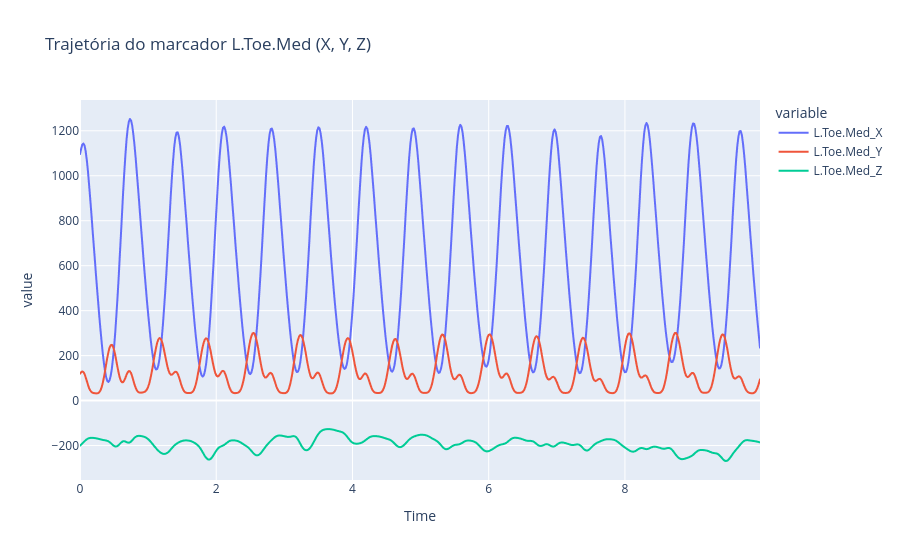

This figure's notebook cell:
### Code cell
px.line(df, x='Time', y=['L.Toe.Med_X', 'L.Toe.Med_Y', 'L.Toe.Med_Z'], title='Trajetória do marcador L.Toe.Med (X, Y, Z)').show()

### Figure 1 — Plotly figure (JSON) as saved in the notebook; plotly's stock layout.template omitted (floating-point values rounded to 4 significant figures; data arrays with more than 128 entries replaced by an {"elided": "..."} marker saying what was removed)
{"data": [{"hovertemplate": "variable=L.Toe.Med_X<br>Time=%{x}<br>value=%{y}<extra></extra>", "legendgroup": "L.Toe.Med_X", "line": {"color": "#636efa", "dash": "solid"}, "marker": {"symbol": "circle"}, "mode": "lines", "name": "L.Toe.Med_X", "showlegend": true, "type": "scattergl", "x": {"elided": "600 float values"}, "xaxis": "x", "y": {"elided": "600 float values"}, "yaxis": "y"}, {"hovertemplate": "variable=L.Toe.Med_Y<br>Time=%{x}<br>value=%{y}<extra></extra>", "legendgroup": "L.Toe.Med_Y", "line": {"color": "#EF553B", "dash": "solid"}, "marker": {"symbol": "circle"}, "mode": "lines", "name": "L.Toe.Med_Y", "showlegend": true, "type": "scattergl", "x": {"elided": "600 float values"}, "xaxis": "x", "y": {"elided": "600 float values"}, "yaxis": "y"}, {"hovertemplate": "variable=L.Toe.Med_Z<br>Time=%{x}<br>value=%{y}<extra></extra>", "legendgroup": "L.Toe.Med_Z", "line": {"color": "#00cc96", "dash": "solid"}, "marker": {"symbol": "circle"}, "mode": "lines", "name": "L.Toe.Med_Z", "showlegend": true, "type": "scattergl", "x": {"elided": "600 float values"}, "xaxis": "x", "y": {"elided": "600 float values"}, "yaxis": "y"}], "layout": {"legend": {"title": {"text": "variable"}, "tracegroupgap": 0}, "title": {"text": "Trajetória do marcador L.Toe.Med (X, Y, Z)"}, "xaxis": {"anchor": "y", "domain": [0, 1], "title": {"text": "Time"}}, "yaxis": {"anchor": "x", "domain": [0, 1], "title": {"text": "value"}}}}
